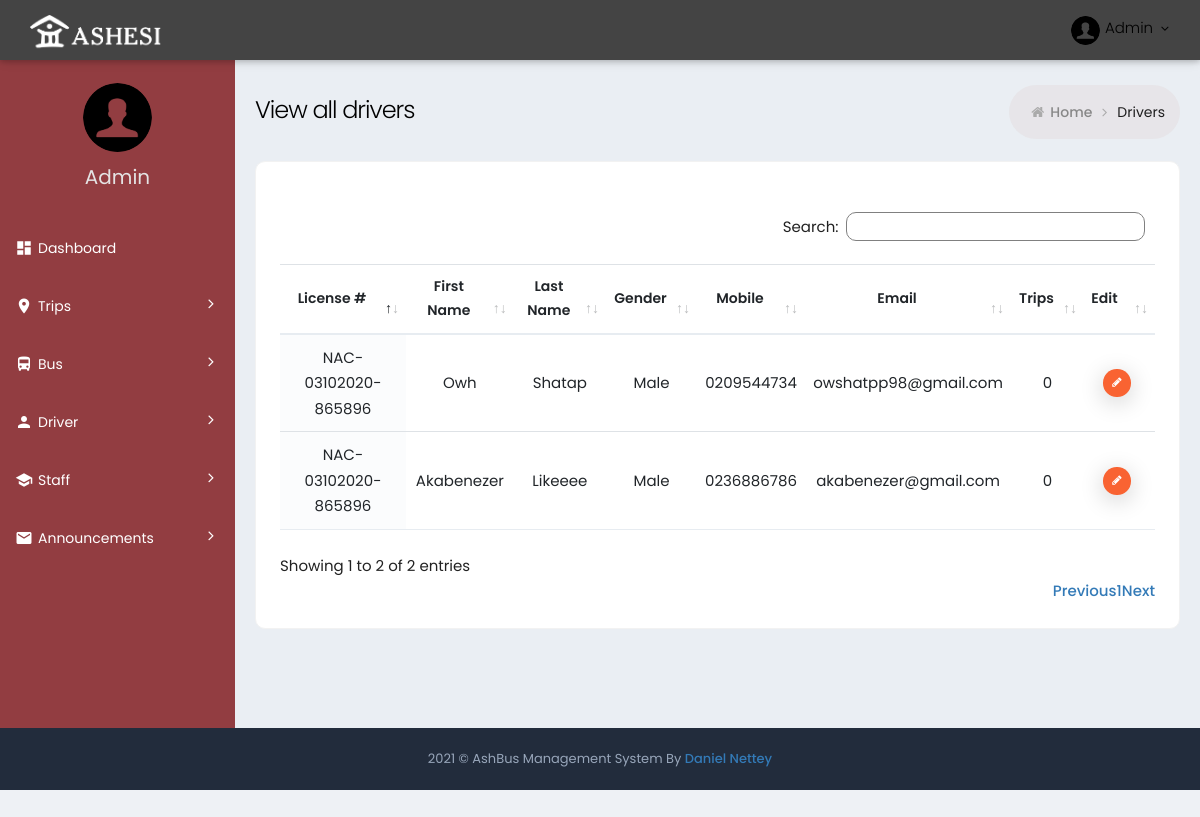
/driver/, run on the app's committed database.
### ashbus/ashbus_web/models.py (models this page shows, shortened)
class Driver(models.Model):
    license_number = models.CharField(max_length=20)
    person = models.ForeignKey(Person, on_delete=models.CASCADE)

class Person(models.Model):
    email = models.CharField(max_length=40)
    first_name = models.CharField(max_length=20)
    last_name = models.CharField(max_length=20)
    mobile = models.CharField(max_length=20)
    gender = models.CharField(max_length=10)
    number_of_trips = models.IntegerField(default=0)

### ashbus/ashbus_web/views.py (the view)
# urls.py: path('driver/', DriverView, name="driver"),
def DriverView(request):
    driver = Driver.objects.all()
    return render(request, "drivers.html", {"driver":driver})

### ashbus/ashbus_web/templates/drivers.html
{% extends 'innerBase.html'  %}
{% block Content %}
<div class="page-content-wrapper">
	<div class="page-content">
		<div class="page-bar">
			<div class="page-title-breadcrumb">
				<div class=" pull-left">
					<div class="page-title">View all drivers</div>
				</div>
				<ol class="breadcrumb page-breadcrumb pull-right">
					<li><i class="fa fa-home"></i>&nbsp;<a class="parent-item" href="{% url 'index' %}">Home</a>&nbsp;<i
							class="fa fa-angle-right"></i>
					</li>
					<li class="active">Drivers</li>
				</ol>
			</div>
		</div>
		<div class="row">
			<div class="col-md-12">
				<div class="card card-box">
					<div class="card-body ">
						<div class="row p-b-20">
						</div>
						<div class="table-scrollable">
							<table class="table table-hover table-checkable order-column full-width" id="example4">
								<thead>
									<tr>
										<th class="center"> License # </th>
										<th class="center"> First Name </th>
										<th class="center"> Last Name</th>
										<th class="center"> Gender </th>
										<th class="center"> Mobile </th>
										<th class="center"> Email </th>
										<th class="center"> Trips </th>
										<th class="center"> Edit </th>
									</tr>
								</thead>
								<tbody>
									{% for driver in driver %}
									<form action="">
										<tr class="odd gradeX">
											<td class="center"> {{ driver.license_number }} </td>
											<td class="center"> {{ driver.person.first_name }} </td>
											<td class="center"> {{ driver.person.last_name }} </td>
											<td class="center"> {{ driver.person.gender }} </td>
											<td class="center"> {{ driver.person.mobile }} </td>
											<td class="center"> {{ driver.person.email }} </td>
											<td class="center"> {{ driver.person.number_of_trips }} </td>
											<td class="center">
												<a href="{% url 'edit_driver' driver.id %}" class="btn btn-tbl-delete btn-xs">
													<i class="fa fa-pencil"></i>
												</a>
											</td>
										</tr>
									</form>
									{% endfor %}
								</tbody>
							</table>
						</div>
					</div>
				</div>
			</div>
		</div>
	</div>
</div>
{% endblock Content %}

### ashbus/ashbus_web/static/css/material_style.css (style rules this page uses)
.full-width { width: 100% !important; }

### ashbus/ashbus_web/static/css/responsive.css (style rules this page uses)
@media (min-width:992px) { .page-content-wrapper { float: left; width: 100% } }
@media (min-width:992px) { .page-content-wrapper .page-content { margin-left: 235px; margin-top: 0; min-height: 600px; padding: 25px 20px 10px } }

### ashbus/ashbus_web/static/css/theme-color.css (style rules this page uses)
:root { --sidebar-color: #ffffff; --sidebar-font-color: #4680ff; --logo-color: #222c3c; --header-color: #6673FC; }

### data on the page
Driver: license_number "NAC-03102020-865896", person.first_name "Owh", person.last_name "Shatap", person.gender "Male", person.mobile "0209544734", person.email "owshatpp98@gmail.com", person.number_of_trips "0"
Driver: license_number "NAC-03102020-865896", person.first_name "Akabenezer", person.last_name "Likeeee", person.gender "Male", person.mobile "0236886786", person.email "akabenezer@gmail.com", person.number_of_trips "0"
